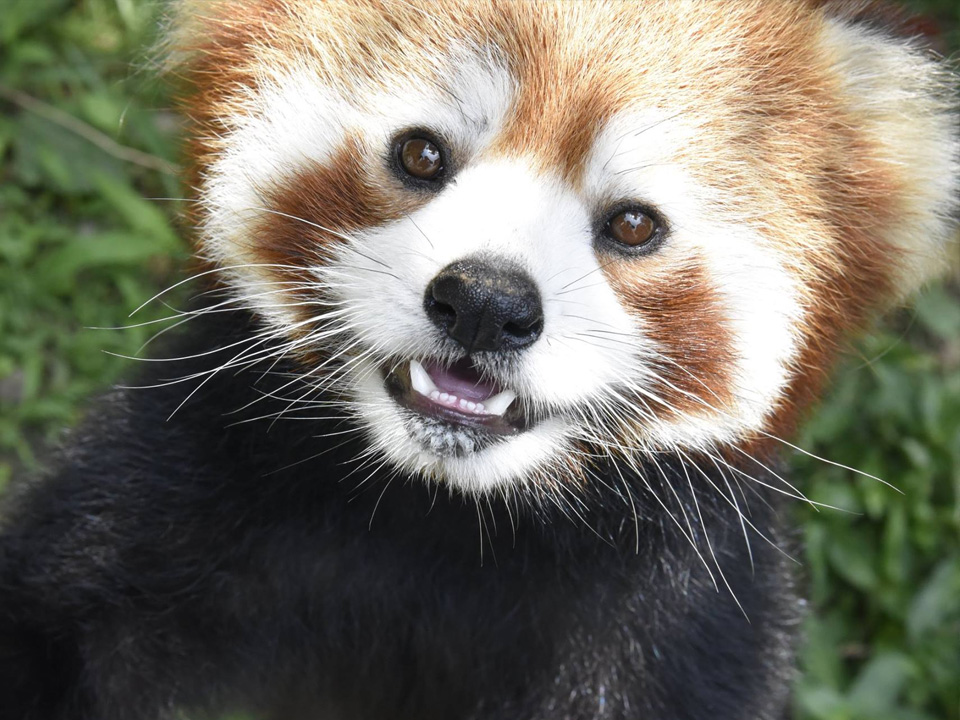
#> input picture images/3.mn03.jpg, 960 x 720 px, found by its file name
$ jupyter execute --allow-errors image.ipynb   (shell and % lines are left out)
#> lines starting #> are read from the running program, lines starting #| are printed output that depends on the picture; after the words box and inside, x2 and y2 are one past the last pixel; in counts of white or black regions, pixels touching at a corner belong together
[cell 1]
# OpenCVをインストール

[cell 2]
# ライブラリをインポート
import cv2
from matplotlib import pyplot as plt

# 1枚の画像を処理

[cell 3]
# 画像読み込み
img = cv2.imread('3.mn03.jpg')
#> img is the input picture: shape (720, 960, 3); mean B, G, R 100.1, 113.4, 116
img = cv2.cvtColor(img, cv2.COLOR_BGR2RGB)
plt.imshow(img)

## 白黒に変換

[cell 4]
# 白黒に変換
img_gray = cv2.cvtColor(img, cv2.COLOR_BGR2GRAY)
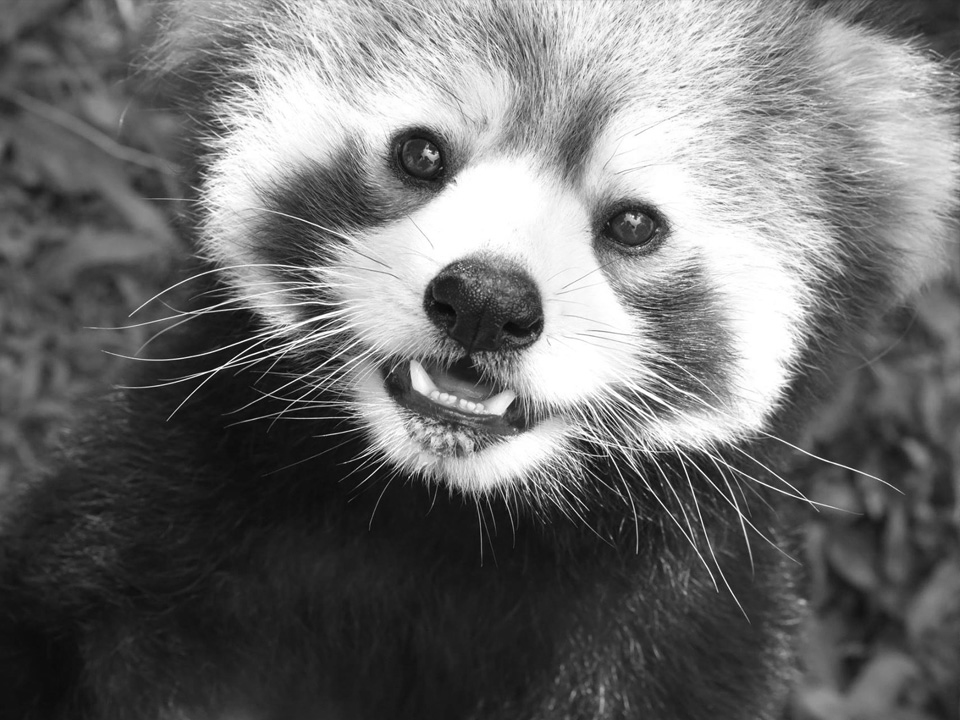
#> img_gray: shape (720, 960); min 3, max 255, mean 109.7

# 描画
plt.gray()
plt.imshow(img_gray)

## 回転

[cell 5]
# 時計回りに90°回転
img_90 = cv2.rotate(img, cv2.ROTATE_90_CLOCKWISE)
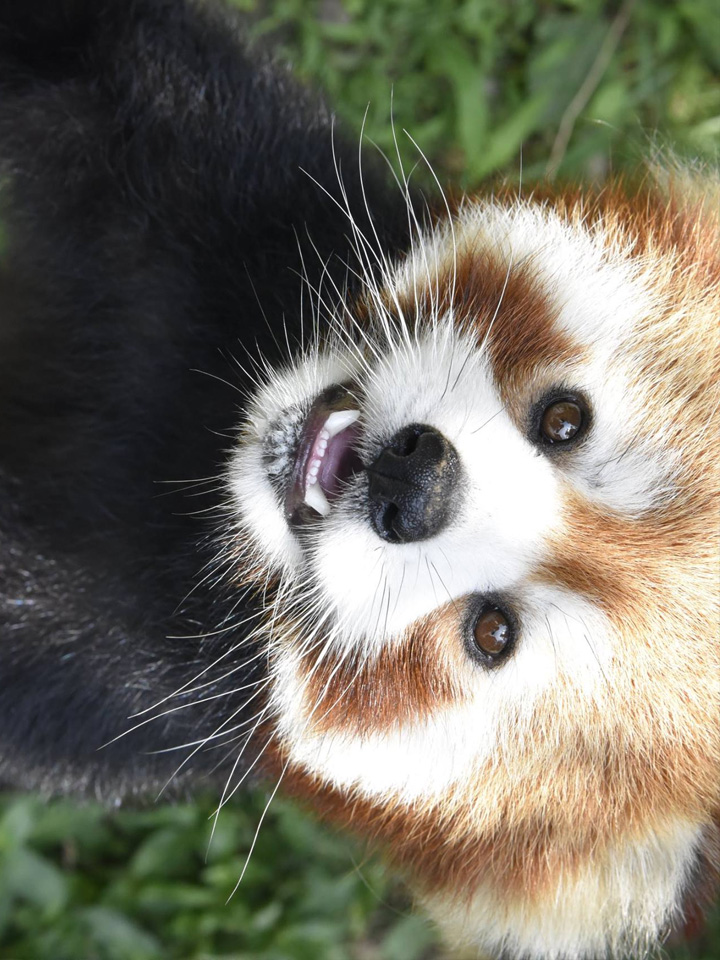
#> img_90: shape (960, 720, 3); mean R, G, B 116, 113.4, 100.1
plt.imshow(img_90)

## 拡大・縮小

[cell 6]
# 画像のサイズを確認
img.shape
#> Out = (720, 960, 3)

[cell 7]
# 画像のサイズを変更する
# 幅
width = 100
# 高さ
height = 100

# 画像のサイズを変更
img_small = cv2.resize(img, (width,height))
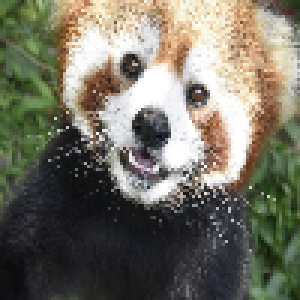
#> img_small: shape (100, 100, 3) (shown 3 times larger); mean R, G, B 115.8, 113.2, 99.9

# 描画
plt.imshow(img_small)

# 一度に複数の画像を処理

[cell 8]
# 必要なライブラリをインポート
import glob
import os

# 入力画像のファイルパス一覧
file_path_list = glob.glob('/drive/MyDrive/Colab Notebooks//*')

# ファイルパスを確認
file_path_list

[cell 9]
# 複数の画像を処理
for file_path in file_path_list:
  # 画像の読み込み
  img = cv2.imread(file_path)

  # ここに処理を記載

  img_90= cv2.rotate(img, cv2.ROTATE_90_CLOCKWISE)

  # ファイル名だけを取得
  file_name = os.path.split(file_path)[1]

  # 保存
  output_path = '/output' + file_name
  cv2.imwrite(output_path, img_90)

# OpenCVで領域抽出

[cell 10]
# ライブラリをインポート
import cv2
from matplotlib import pyplot as plt

[cell 11]
keyword = "図形"

[cell 12]
# 画像読み込み
file = "downloads/図形/8.o1045057014195954149.jpg.png"
img = cv2.imread(file)

# 白黒に変換
#> (the rest of this cell did not finish here and is left out)

[cell 13]
# 境界抽出
contours, hierarchy = cv2.findContours(img_gray, cv2.RETR_TREE, cv2.CHAIN_APPROX_SIMPLE)
#> contours = [[[0, 0], [0, 719], [959, 719], [959, 0]]]

$ run again, with images/1.img_59ee959e8de72d661bc73a524ac0f965202213.jpg copied over images/3.mn03.jpg
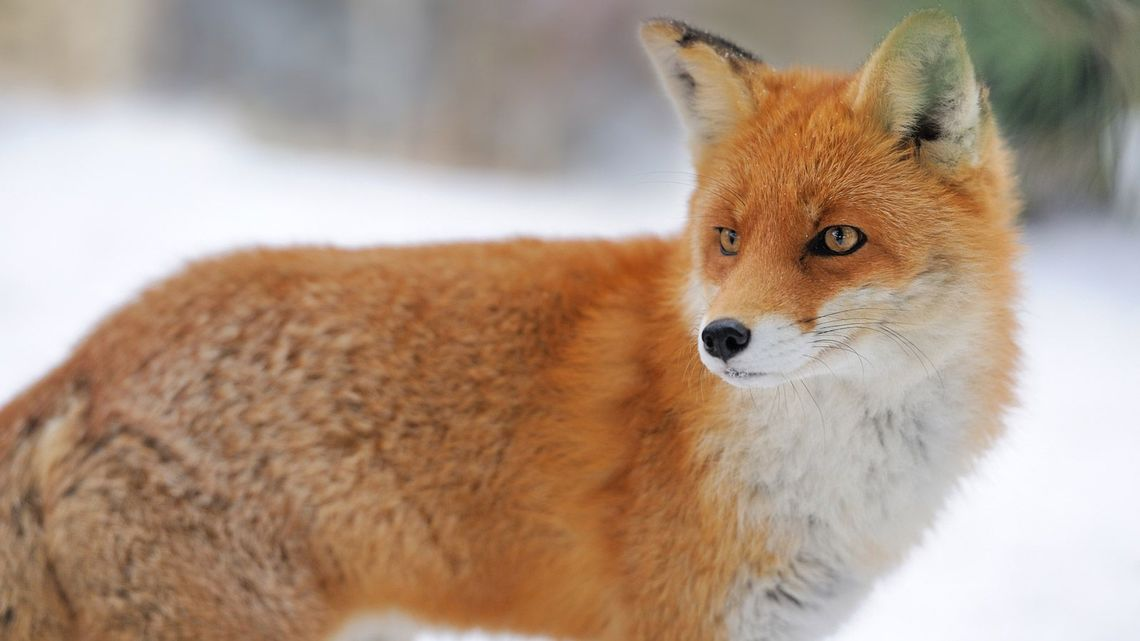
#> input picture images/1.img_59ee959e8de72d661bc73a524ac0f965202213.jpg, 1140 x 641 px, found by its file name
#> img is the input picture: shape (641, 1140, 3); mean B, G, R 133.5, 152.2, 175.5
#> `img_90 = cv2.rotate(img, cv2.ROTATE_90_CLOCKWISE)`:
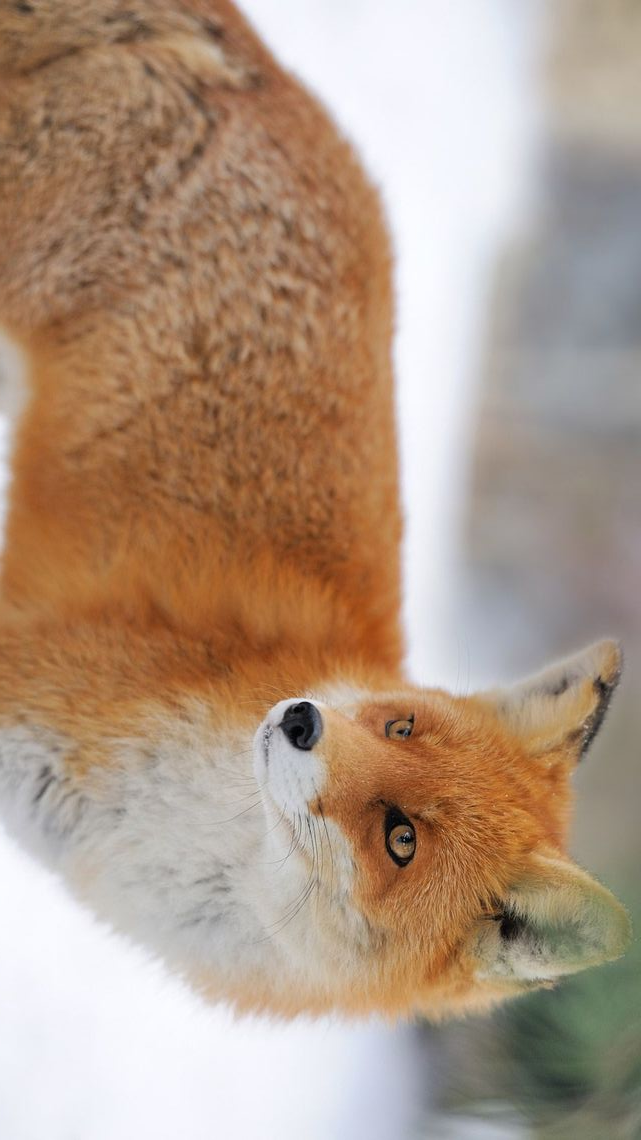
#> img_90: shape (1140, 641, 3); mean R, G, B 175.5, 152.2, 133.5
#> `img_small = cv2.resize(img, (width,height))`:
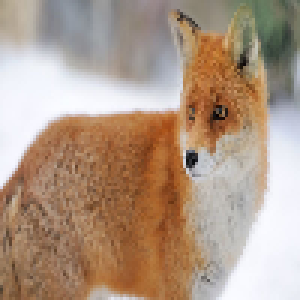
#> img_small: shape (100, 100, 3) (shown 3 times larger); mean R, G, B 175.4, 152.1, 133.4
#> contours = 6 contours, 5 with area under 20; largest, box (x1, y1, x2, y2) and area: (0, 0, 1140, 641) 728960

$ run again, with images/2.ph_thumb.jpg copied over images/3.mn03.jpg
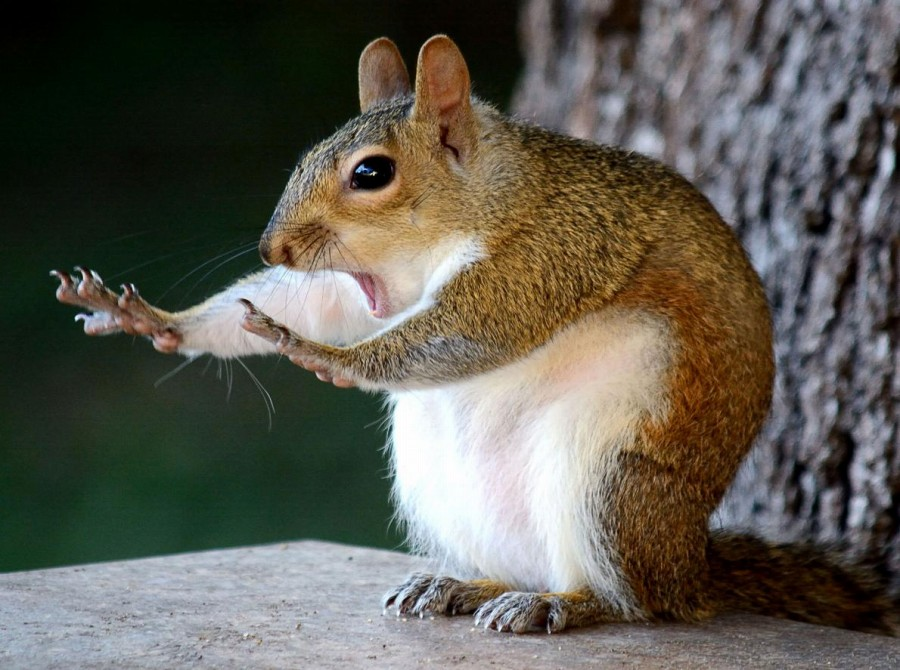
#> input picture images/2.ph_thumb.jpg, 900 x 670 px, found by its file name
#> img is the input picture: shape (670, 900, 3); mean B, G, R 82.9, 92.2, 94.7
#> `img_90 = cv2.rotate(img, cv2.ROTATE_90_CLOCKWISE)`:
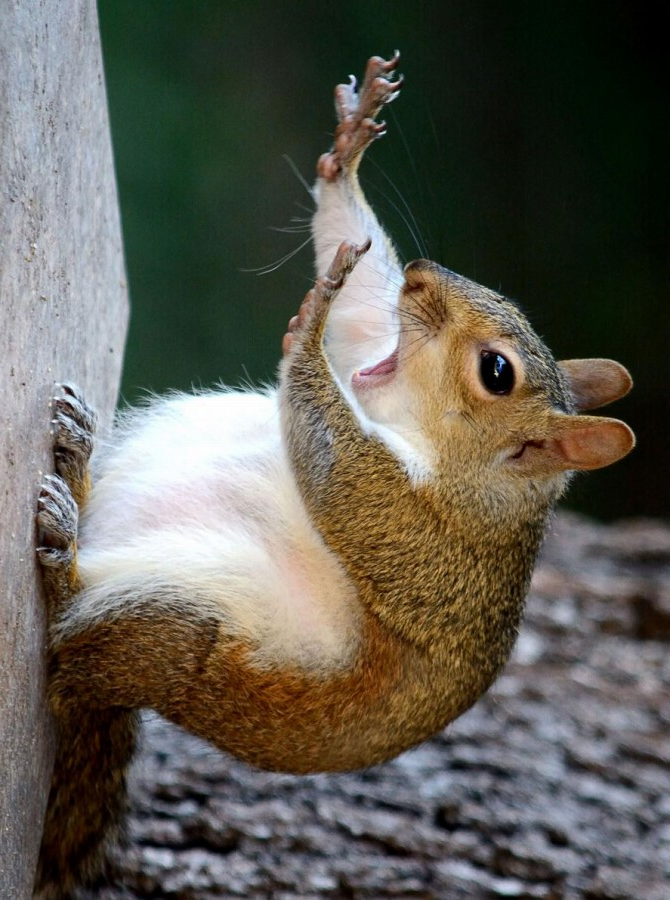
#> img_90: shape (900, 670, 3); mean R, G, B 94.7, 92.2, 82.9
#> `img_small = cv2.resize(img, (width,height))`:
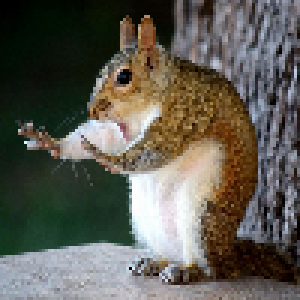
#> img_small: shape (100, 100, 3) (shown 3 times larger); mean R, G, B 94.7, 92.2, 82.9
#> contours = 98 contours, 87 with area under 20; largest, box (x1, y1, x2, y2) and area: (0, 0, 900, 670) 600000, (370, 175, 388, 185) 68, (863, 611, 878, 619) 58, (813, 223, 825, 231) 38, (0, 0, 12, 11) 35

$ run again, with images/4.ezomomo-l-1-e1578993886334.jpg copied over images/3.mn03.jpg
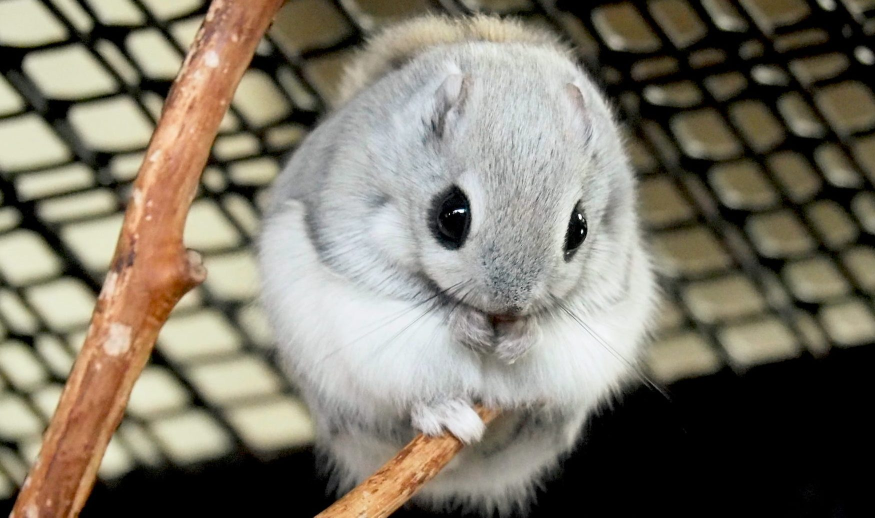
#> input picture images/4.ezomomo-l-1-e1578993886334.jpg, 1750 x 1035 px, found by its file name (shown at 1/2 size)
#> img is the input picture: shape (1035, 1750, 3); mean B, G, R 103.4, 117.5, 123.9
#> `img_90 = cv2.rotate(img, cv2.ROTATE_90_CLOCKWISE)`:
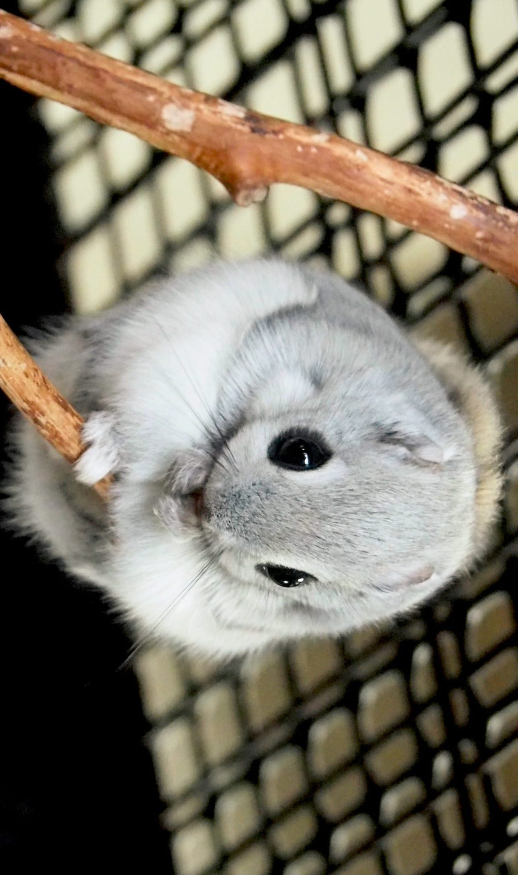
#> img_90: shape (1750, 1035, 3) (shown at 1/2 size); mean R, G, B 123.9, 117.5, 103.4
#> `img_small = cv2.resize(img, (width,height))`:
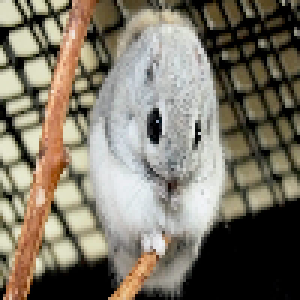
#> img_small: shape (100, 100, 3) (shown 3 times larger); mean R, G, B 123.8, 117.5, 103.3
#> contours = 2445 contours, 2201 with area under 20; largest, box (x1, y1, x2, y2) and area: (0, 0, 1750, 1035) 1593246, (1623, 16, 1735, 106) 3449, (1568, 956, 1648, 1035) 2656, (1418, 62, 1487, 135) 1943, (1493, 168, 1561, 213) 1228
